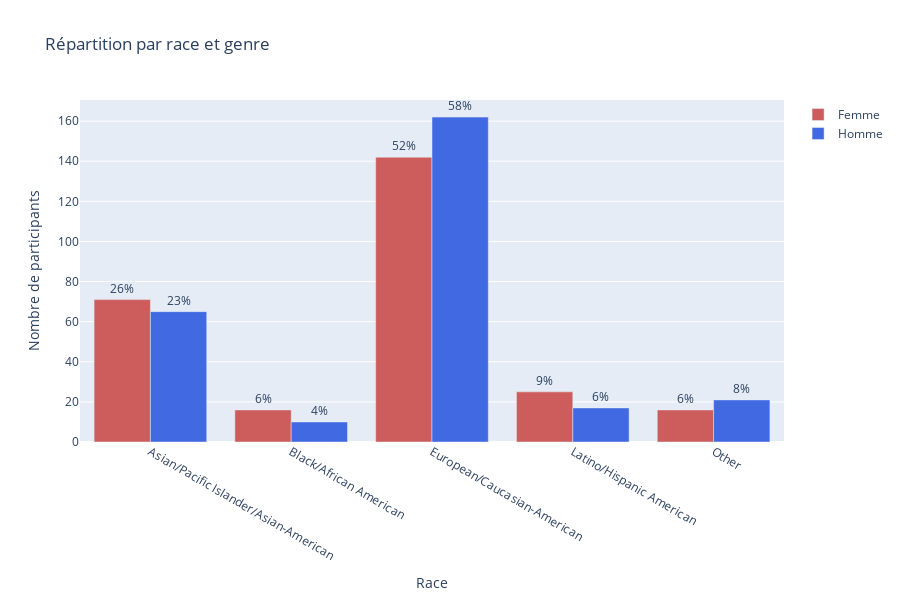

The notebook cell saved with this chart:
### Code cell
race_mapping = {
    1: 'Black/African American',
    2: 'European/Caucasian-American',
    3: "Latino/Hispanic American",
    4: "Asian/Pacific Islander/Asian-American",
    5: 'Native American',
    6: 'Other'
}
df_unique["Participant's_race"] = df_unique['race'].map(race_mapping)

gender_mapping = {0: 'Femme', 1: 'Homme'}
df_unique['gender_label'] = df_unique['gender'].map(gender_mapping)

# Calculer le nombre d'occurrences pour chaque combinaison de race et de genre
race_gender_counts = df_unique.groupby(['Participant\'s_race', 'gender_label']).size().reset_index(name='count')

# Calculer le total par genre pour obtenir les pourcentages
total_hommes = len(df_unique[df_unique['gender_label'] == 'Homme'])
total_femmes = len(df_unique[df_unique['gender_label'] == 'Femme'])

# Ajouter une colonne de pourcentage pour chaque groupe
race_gender_counts['percentage'] = race_gender_counts.apply(
    lambda row: f"{row['count'] / total_hommes * 100:.0f}%" if row['gender_label'] == 'Homme'
    else f"{row['count'] / total_femmes * 100:.0f}%",
    axis=1
)

# Créer le graphique à barres groupées
fig = go.Figure(data=[
    go.Bar(name='Femme', x=race_gender_counts[race_gender_counts['gender_label'] == 'Femme']['Participant\'s_race'],
           y=race_gender_counts[race_gender_counts['gender_label'] == 'Femme']['count'],
           text=race_gender_counts[race_gender_counts['gender_label'] == 'Femme']['percentage'],
           textposition='outside', marker_color='indianred'),
    go.Bar(name='Homme', x=race_gender_counts[race_gender_counts['gender_label'] == 'Homme']['Participant\'s_race'],
           y=race_gender_counts[race_gender_counts['gender_label'] == 'Homme']['count'],
           text=race_gender_counts[race_gender_counts['gender_label'] == 'Homme']['percentage'],
           textposition='outside', marker_color='royalblue')
])

# Mettre à jour le layout pour un affichage clair
fig.update_layout(
    barmode='group',
    title='Répartition par race et genre',
    xaxis_title='Race',
    yaxis_title='Nombre de participants',
    width=900, 
    height=600  
)

fig.show()

### Figure 1 — Plotly figure (JSON) as saved in the notebook; plotly's stock layout.template omitted (floating-point values rounded to 4 significant figures)
{"data": [{"marker": {"color": "indianred"}, "name": "Femme", "text": ["26%", "6%", "52%", "9%", "6%"], "textposition": "outside", "type": "bar", "x": ["Asian/Pacific Islander/Asian-American", "Black/African American", "European/Caucasian-American", "Latino/Hispanic American", "Other"], "y": [71, 16, 142, 25, 16]}, {"marker": {"color": "royalblue"}, "name": "Homme", "text": ["23%", "4%", "58%", "6%", "8%"], "textposition": "outside", "type": "bar", "x": ["Asian/Pacific Islander/Asian-American", "Black/African American", "European/Caucasian-American", "Latino/Hispanic American", "Other"], "y": [65, 10, 162, 17, 21]}], "layout": {"barmode": "group", "height": 600, "title": {"text": "Répartition par race et genre"}, "width": 900, "xaxis": {"title": {"text": "Race"}}, "yaxis": {"title": {"text": "Nombre de participants"}}}}
